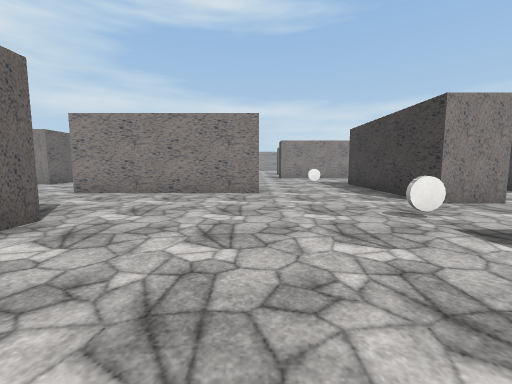
[1] (above)

16 first-person views from a walk through a scene from a Unity 3-D project. The camera is 1.5 m above the floor, tilts 6° down and sees 90° across. The floor is counted in squares, 2 m on a side. Each view is taken from the middle of a square. On the plan, view 1 faces up. The plan holds only what a view shows up to about 9 squares ahead; the rest is blank. The place goes on beyond the plan. The player character is not drawn. Some surface patterns are stand-ins.

[2]
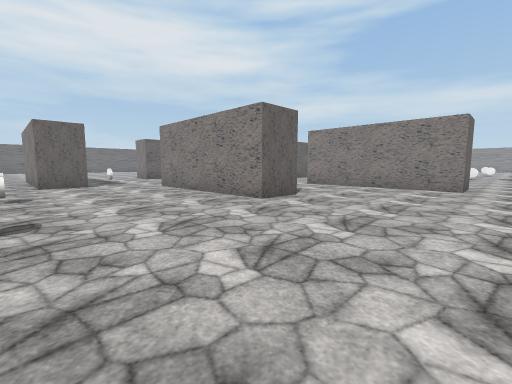

[3]
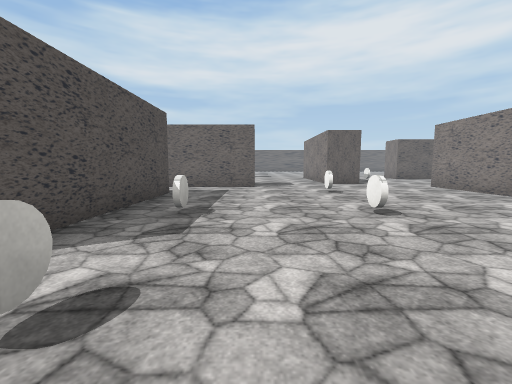

[4]
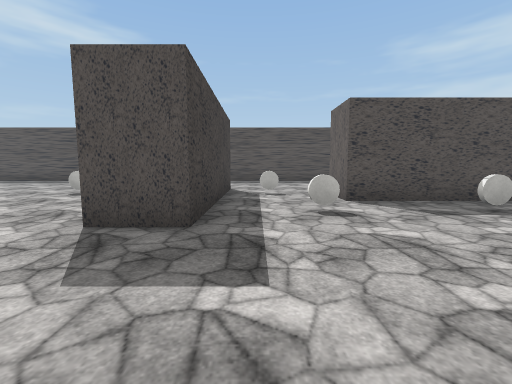

[5]
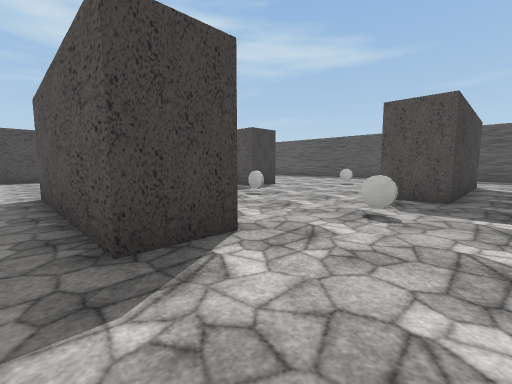

[6]
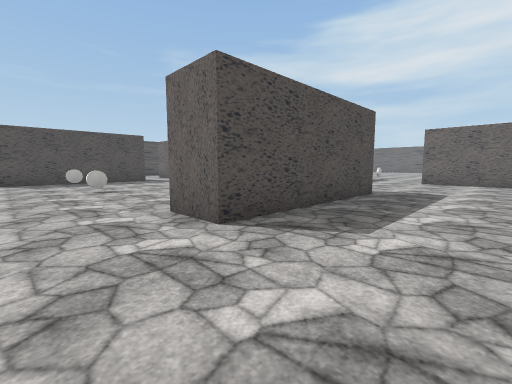

[7]
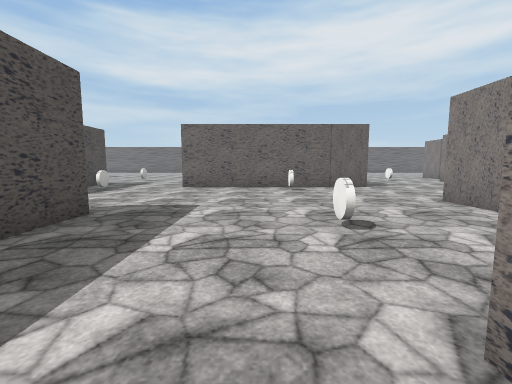

[8]
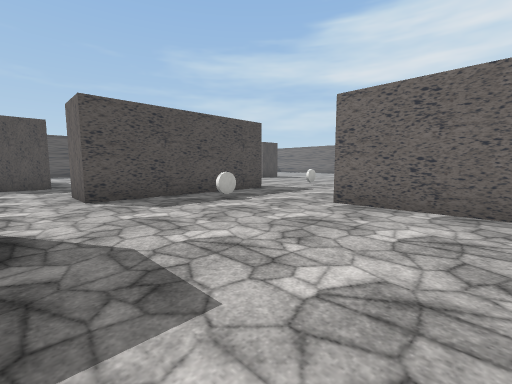

[9]
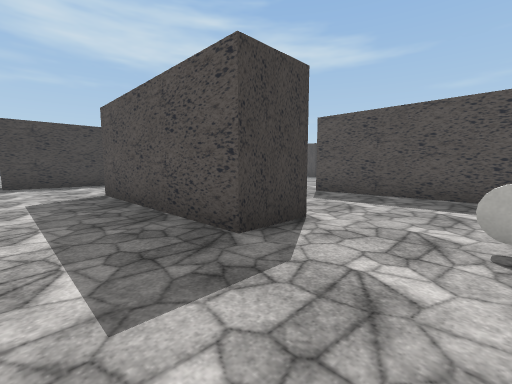

[10]
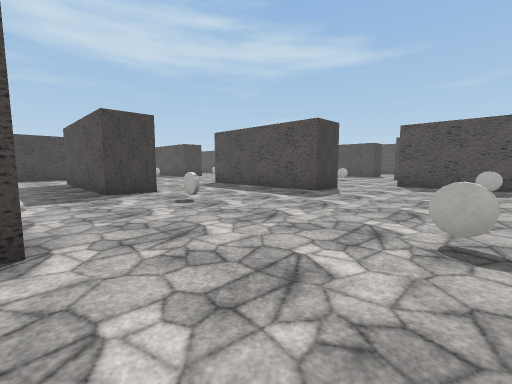

[11]
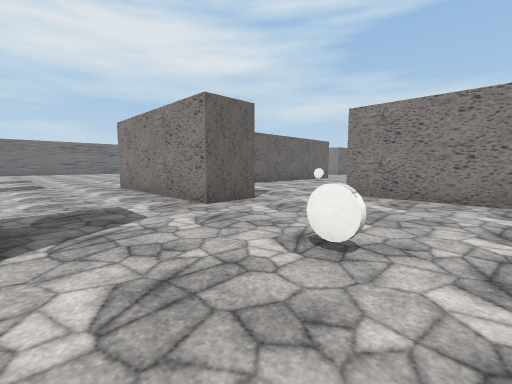

[12]
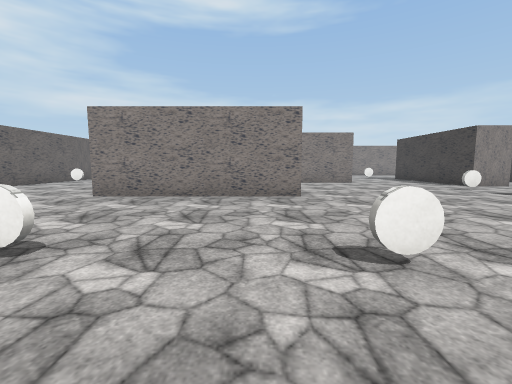

[13]
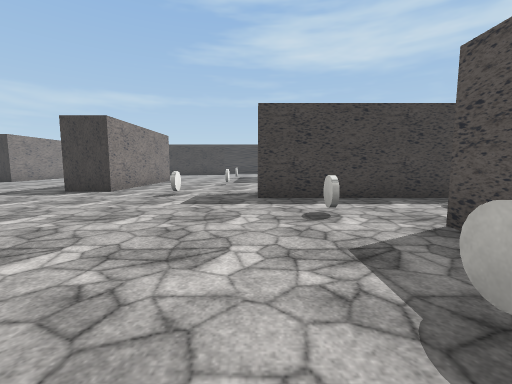

[14]
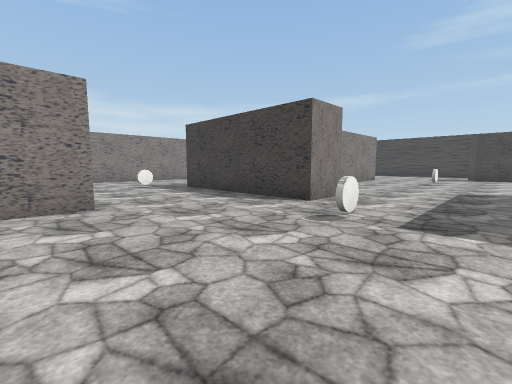

[15]
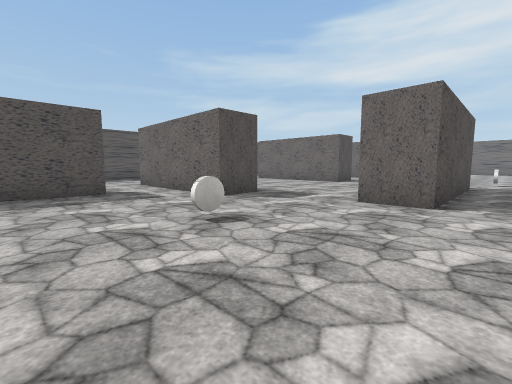

[16]
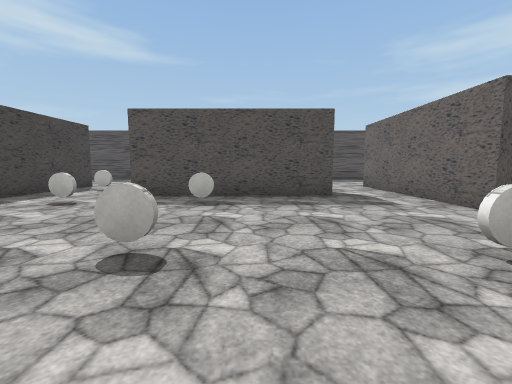

### Floor plan
Points are (right, up) in squares from view 1. A wall is a line through its corners. A room is listed if a view was taken in it or the views show most of it. See-through windows are left out.
Room 1 (views 1, 2, 3, 4, 5, 6, 7, 8, 9, 10, 11, 12, 13, 14, 15, 16)
walls: (-2.9, 2.1) (-7.9, 2.1) (-7.9, 3.4) (-2.9, 3.4) (-2.9, 2.1); (-4.9, 6.9) (-4.9, 8.2) (0.1, 8.2) (0.1, 6.9) (-4.9, 6.9); (-9.1, -4) (-7.8, -4) (-7.8, -6.4); (-6, -6.3) (-0.9, -6.3); (-12.5, 0.1) (-9.1, 0.1) (-9.1, -1.2); (5.1, 0.1) (3.2, 0.1) (3.2, 1.4) (5.4, 1.4); (1.8, -6.4) (1.8, -4) (3.1, -4); (-8, 9.9) (-9.4, 9.9); (5, 5) (3.6, 5) (3.6, 10); (-12.7, 9.9) (-12.7, 3.5)
ways out: opening at (-13, 2); opening at (-13, 10); opening at (-10, -2.5); opening at (-6.5, -7); opening at (0.5, -7); opening at (5.3, 0.5)
objects: coin (-12, 1); coin (-12, 7); coin (-7, 7); coin (-6, -2); coin (-3, -5); coin (-3, -2); coin (0, -5); coin (2, -2); coin (2, 4)

Where each view was taken, in squares from view 1:
view 1: 0 up, 0 right, facing up
view 2: 2 down, 1 right, facing up-left
view 3: 4 down, 1 right, facing left
view 4: 1 down, 1 right, facing down
view 5: 2 up, 1 right, facing down-right
view 6: 6 up, 1 left, facing down-left
view 7: 6 up, 4 left, facing left
view 8: 6 up, 8 left, facing down-left
view 9: 10 up, 7 left, facing down-right
view 10: 10 up, 12 left, facing down-right
view 11: 4 down, 5 left, facing up-left
view 12: 4 down, 4 left, facing up
view 13: 4 down, 4 left, facing right
view 14: 2 up, 1 left, facing up-right
view 15: 1 up, 4 left, facing down-left
view 16: 0 up, 4 left, facing down
